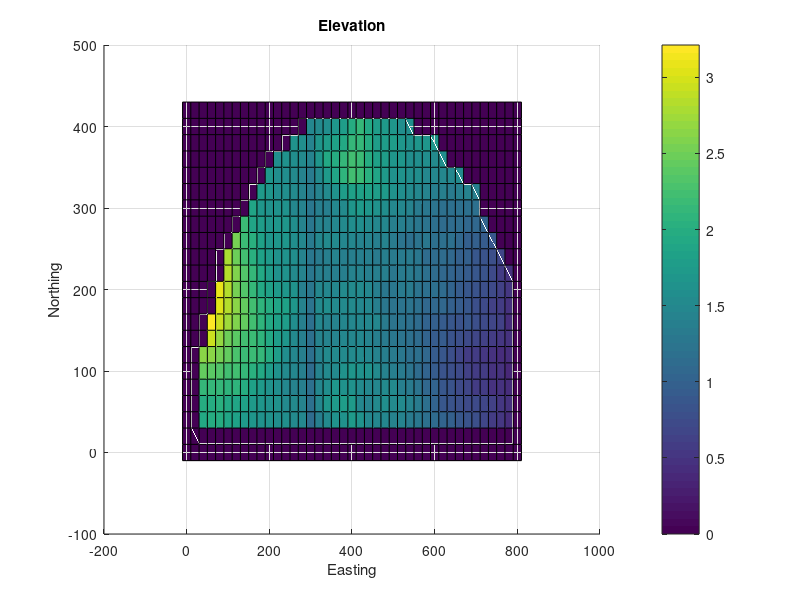
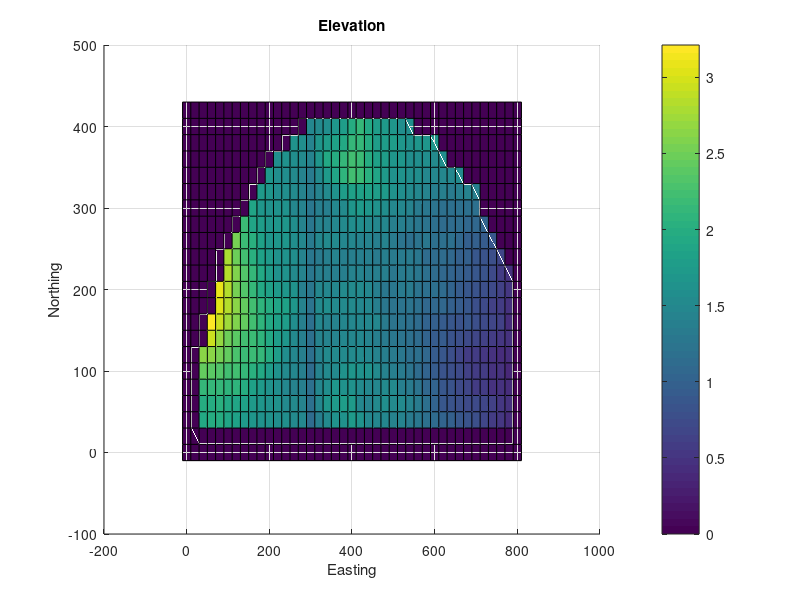
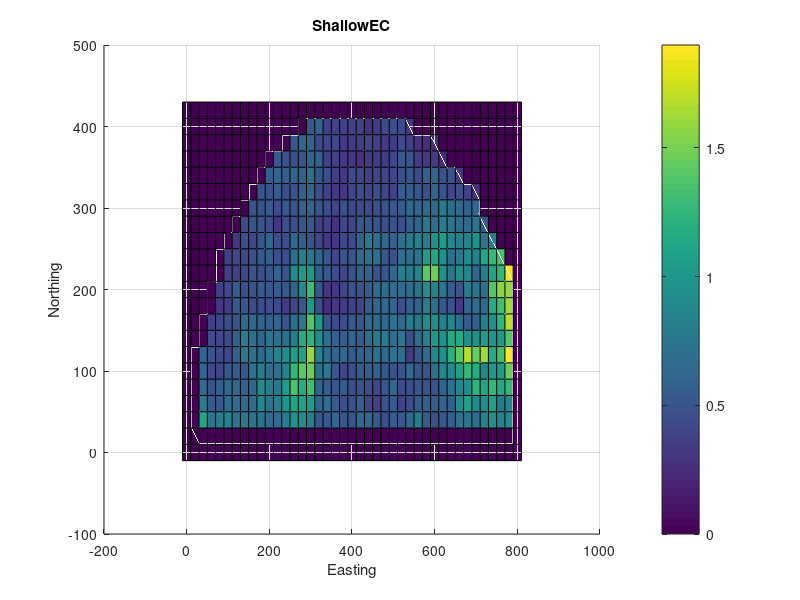
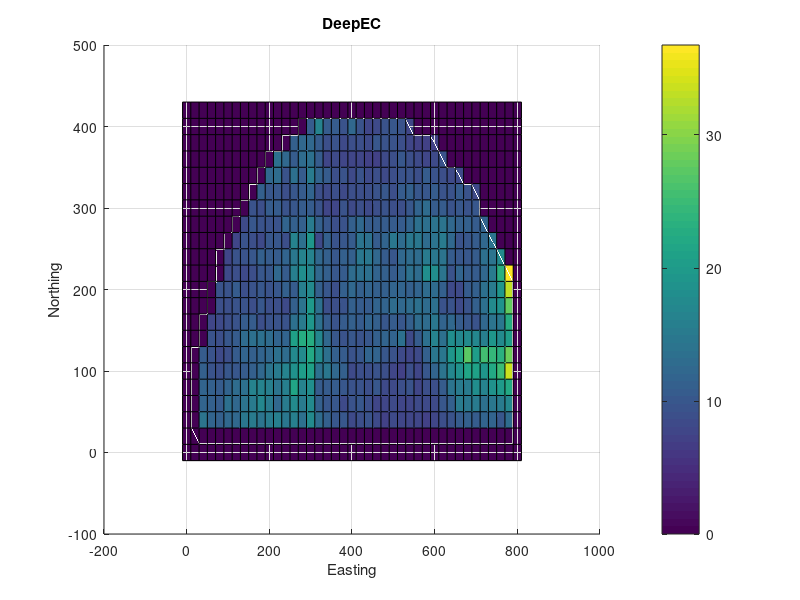

MATLAB code to generate these figures, in order:
function NSA_DATA_export_v1
load NSA_OUTPUT
load NSA_RDATA_COLHEAD
load NSA_FILENAME
%FZONE=NSA_ZONE;%%the output map
[rr cc pp]=size(NSA_DATA);

NSA_STR1='w/o-Median-';
NSA_STR2=FILENAME;
NSA_STR3=strrep(NSA_STR2, '.txt', ' ');
NSA_STR3=strrep(NSA_STR3, '_', ' ');

%% calculate the R2 for all input layers
for i= 1:1:pp-2,
    R2(:,i)=1-(MSEF(:,i)/FDV(:,i));
end
PERFORM_INDX=[(0:1:(length(R2)-1))',objFG,objF,R2];

%% %%%%%%%%########Enable CODE to display all input layers#########%%%%%%%%%%
for i=3:size(NSA_DATA,3)
h=figure(i);
%h.PaperPositionMode = 'auto';
NSA_STR4=NSA_RDATA_COLHEAD(i);
Temp_NSA_DATA=NSA_DATA(:,:,i);
Temp_NSA_DATA(find(NSA_ZONE==0))=0;
surf(NSA_DATA(:,:,1),NSA_DATA(:,:,2),Temp_NSA_DATA)
%view(-4,60)
view(0,90)
colorbar
xlabel('Easting')
ylabel('Northing')
zlabel(NSA_STR4)
title(NSA_STR4)
pause(0.000001)
NSA_STR5=strcat(NSA_STR3, ' ', num2str(i));
print(h,NSA_STR5,'-djpeg')
clear h
%calculate general statistics and used parameters according to input layers
GEN_STATS(i-2,:)=[min(Temp_NSA_DATA(find(Temp_NSA_DATA>0))), ...
    median(Temp_NSA_DATA(find(Temp_NSA_DATA>0))), max(Temp_NSA_DATA(find(Temp_NSA_DATA>0))), ...
    mean(Temp_NSA_DATA(find(Temp_NSA_DATA>0))), range(Temp_NSA_DATA(find(Temp_NSA_DATA>0)))];
SPA_PARAM(i-2,:)=[SDV(:,i-2),FDV(:,i-2),R2max(:,i-2)];
end
%%%%%%%%%%########CodeEnds#########%%%%%%%%%%

%% %%%%%%%%########Enable CODE to display output map#########%%%%%%%%%%
h=figure(20);
%h.PaperPositionMode = 'auto';
colormap('default');
surf(NSA_DATA(:,:,1),NSA_DATA(:,:,2),NSA_ZONE)
NSA_MAXTICK=0:max(max(NSA_ZONE));
set(colorbar,'YTick',NSA_MAXTICK)
view(0,90)
xlabel('Easting')
ylabel('Northing')
zlabel('GroupNo.')
title(strcat(NSA_STR1,NSA_STR2))
pause(0.000001)
print(h,NSA_STR3,'-djpeg')
clear h;

%% %%%%%%%%########Enable CODE to display chart for objective function values #########%%%%%%%%%%
h=figure(21);
plot(objF, 'k.', ...
    'LineWidth',2,...
    'MarkerSize',7,...
    'MarkerEdgeColor','k',...
    'MarkerFaceColor',[0,0,0])
grid on; legend
xlabel('No. of cells')
ylabel('Objective function')
axis([0,length(objF),0,1])
pause(0.000001)
NSA_STR10=strcat(NSA_STR3, ' ','OF');
print(h,NSA_STR10,'-djpeg')
clear h;
%%%%%%%%%%########CodeEnds#########%%%%%%%%%%

%% %%%%%%%%########Enable CODE to display chart for objective function values #########%%%%%%%%%%
h=figure(22);
    plot(R2, '.', ...
        'LineWidth',2,...
        'MarkerSize',7)
grid on; legend
xlabel('No. of cells')
ylabel('R^2')
axis([0,length(MSEF),0,1])
legend (NSA_RDATA_COLHEAD(:,3:end), 'Location','northwest')
pause(0.000001)
NSA_STR11=strcat(NSA_STR3, ' ','R2');
print(h,NSA_STR11,'-djpeg')
clear h;
%%%%%%%%%%########CodeEnds#########%%%%%%%%%%

%% %%%%%%%%########Enable CODE to display chart illustrating analysis-1#########%%%%%%%%%%
% TEMPNSA_DATA1=NSA_DATA(:,:,4);
% TEMPNSA_DATA2=NSA_DATA(:,:,5);
% TEMPNSA_DATA3=NSA_DATA(:,:,6);
% NSA_STR6=NSA_RDATA_COLHEAD(4);
% NSA_STR7=NSA_RDATA_COLHEAD(5);
% NSA_STR8=NSA_RDATA_COLHEAD(6);
% NSA_STR9='ZONEDATA';
% NSA_STR10=strcat(NSA_STR3, ' ', NSA_STR9);
% colorstring='brgymckbrgymckbrgymckbrgymck';
% symbolstring='<+d*s.x*o^pvh><+d*s.x*o^pvh>';
% h=figure(23); 
% %h.PaperPositionMode = 'auto';
% cla; hold on
% for i = 1:1:max(NSA_ZONE(:))
%     plot3(TEMPNSA_DATA2(find(NSA_ZONE==i)), TEMPNSA_DATA3(find(NSA_ZONE==i)), ...
%         TEMPNSA_DATA1(find(NSA_ZONE==i)), symbolstring(i),'Color', colorstring(i))
% end
% view(48,18)
% grid on
% xlabel(NSA_STR7)
% ylabel(NSA_STR8)
% zlabel(NSA_STR6)
% 
% %print(h,NSA_STR10,'-djpeg')
% clear h;
% %%%%%%%%%%########CodeEnds#########%%%%%%%%%%
% 
% %% %%%%%%%%########Enable CODE to display chart illustrating analysis-2#########%%%%%%%%%%
% h=figure(24); 
% %h.PaperPositionMode = 'auto';
% cla; hold on
% for i = 1:1:max(NSA_ZONE(:))
%     plot(TEMPNSA_DATA2(find(NSA_ZONE==i)), TEMPNSA_DATA1(find(NSA_ZONE==i)), ...
%         symbolstring(i),'Color', colorstring(i))
% end
% grid on
% xlabel(NSA_STR7)
% ylabel(NSA_STR6)
% 
% %print(h,NSA_STR10,'-djpeg')
% clear h;
% 
% h=figure(25); 
% %h.PaperPositionMode = 'auto';
% cla; hold on
% for i = 1:1:max(NSA_ZONE(:))
%     plot(TEMPNSA_DATA3(find(NSA_ZONE==i)), TEMPNSA_DATA1(find(NSA_ZONE==i)), ...
%         symbolstring(i),'Color', colorstring(i))
% end
% grid on
% xlabel(NSA_STR8)
% ylabel(NSA_STR6)
% 
% %print(h,NSA_STR10,'-djpeg')
% clear h;
% 
% h=figure(26); 
% %h.PaperPositionMode = 'auto';
% cla; hold on
% for i = 1:1:max(NSA_ZONE(:))
%     plot(TEMPNSA_DATA2(find(NSA_ZONE==i)), TEMPNSA_DATA3(find(NSA_ZONE==i)), ...
%         symbolstring(i),'Color', colorstring(i))
% end
% grid on
% xlabel(NSA_STR7)
% ylabel(NSA_STR8)
% 
% %print(h,NSA_STR10,'-djpeg')
% clear h;
%%%%%%%%%%########CodeEnds#########%%%%%%%%%%

%% %%%%%%%%########Enable CODE to display chart illustrating analysis-2#########%%%%%%%%%%
h=figure(27); 
subplot (2,1,1);
plot(objF,'.k')
xlabel('No. of cells')
ylabel('Objective function')
axis([0,length(objF),0,1])
grid on
pause(0.000001)
for i=1:1:max(NSA_ZONE(:))
GRPCELCOUNT(i,:) =[i,length(find(NSA_ZONE==i))];
subplot (2,1,2);
plot(i, GRPCELCOUNT(i,2), '.k')
hold on

end
grid on
xlabel('No. of groups')
ylabel('Group cell count')
xlim([1,(max(NSA_ZONE(:))+1)])
pause(0.000001)
clear h
%%%%%%%%%########CodeEnds#########%%%%%%%%%%

%% code to save data in xls file%%%%%%%%%%
NEW_FILENAME = strrep(FILENAME,'.txt','.xls');
row_header1=NSA_RDATA_COLHEAD(:,3:end)';
col_header1={'Min','Median','Max','Average','Range'};
col_header2={'SDV','FDV','R2Max'};
col_header3={'No. of Cell','Group No.','OF'};
col_header4=NSA_RDATA_COLHEAD(:,3:end);
col_header5={'Group No.','Cell Count'};

for i=1:1:pp
xlswrite(NEW_FILENAME,NSA_DATA(:,:,i),cell2mat(NSA_RDATA_COLHEAD(i)))
end
xlswrite(NEW_FILENAME,NSA_ZONE,'NSA_ZONE');

xlswrite(NEW_FILENAME,col_header1,'GEN_STATS','B1');
xlswrite(NEW_FILENAME,row_header1,'GEN_STATS','A2');
xlswrite(NEW_FILENAME,GEN_STATS,'GEN_STATS', 'B2');

xlswrite(NEW_FILENAME,col_header2,'SPA_PARAM','B1');
xlswrite(NEW_FILENAME,row_header1,'SPA_PARAM','A2');
xlswrite(NEW_FILENAME,SPA_PARAM,'SPA_PARAM','B2');

xlswrite(NEW_FILENAME,col_header3,'PERFORM_INDX','A1');
xlswrite(NEW_FILENAME,col_header4,'PERFORM_INDX','D1');
xlswrite(NEW_FILENAME,PERFORM_INDX,'PERFORM_INDX','A2');

xlswrite(NEW_FILENAME,col_header5,'GRPCELCOUNT','A1');
xlswrite(NEW_FILENAME,GRPCELCOUNT,'GRPCELCOUNT','A2');
%%%%%%%%%########CodeEnds#########%%%%%%%%%%

%% code to save Zones in a *.mat file %%%%%%%%%%
NSA_STR13=strcat(NSA_STR3, ' ','ZONES');
save(NSA_STR13, 'NSA_ZONES');
%%%%%%%%%########CodeEnds#########%%%%%%%%%%
end



